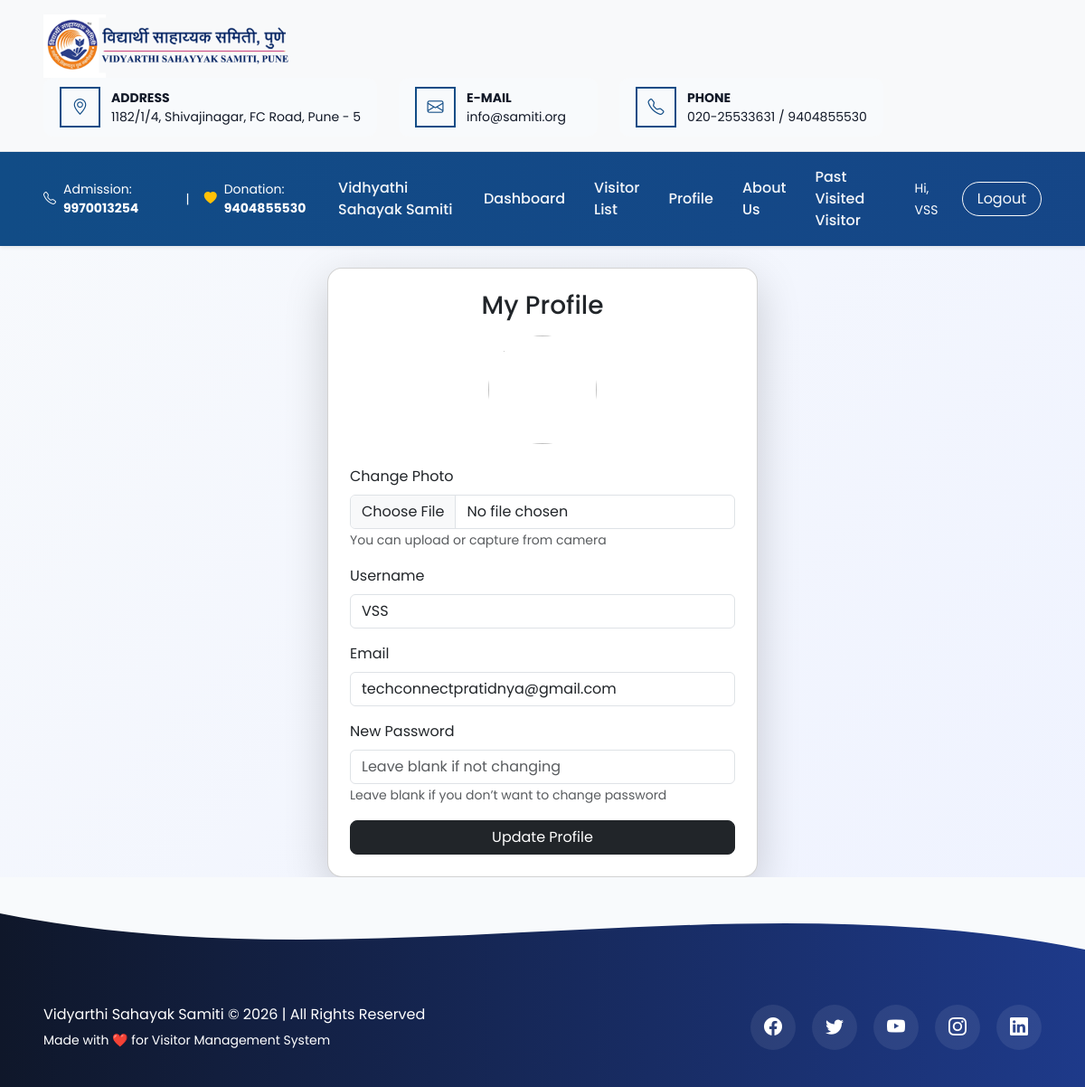
Page /profile/ (signed in) on the committed database.
### visitors/models.py (models this page shows)
class CustomUser(AbstractUser):
    ROLE_CHOICES = (
        ('ADMIN', 'Admin'),
        ('STAFF', 'Staff'),
        ('SECURITY', 'Security'),
    )
    role = models.CharField(max_length=20, choices=ROLE_CHOICES)
    is_email_verified = models.BooleanField(default=False)

### visitors/views.py (the view, shortened to what this page needs)
# urls.py: path('profile/', views.profile, name='profile'),
@login_required
def profile(request):
    user = request.user
    return render(request, "visitors/profile.html")

### visitors/templates/visitors/profile.html (shortened to what this page needs)
{% extends "visitors/base.html" %}
{% load static %}
{% block content %}
<div class="container mt-4" style="max-width:500px;">
    <div class="card shadow-lg p-4 rounded-4">
        <h3 class="text-center mb-3">My Profile</h3>
        <form method="post" enctype="multipart/form-data">
            <div class="text-center mb-3">
                {% if user.profile.photo %}
                    <img src="{{ user.profile.photo.url }}"
                         class="rounded-circle mb-2"
                         width="120" height="120"
                         style="object-fit:cover;">
                {% else %}
                    <img src="{% static 'images/default.png' %}"
                         class="rounded-circle mb-2"
                         width="120" height="120">
                {% endif %}
            </div>
            <div class="mb-3">
                <label class="form-label">Change Photo</label>
                <input type="file" name="photo"
                       accept="image/*"
                       capture="camera"
                       class="form-control">
                <small class="text-muted">
                    You can upload or capture from camera
                </small>
            </div>
            <div class="mb-3">
                <label class="form-label">Username</label>
                <input type="text"
                       name="username"
                       class="form-control"
                       value="{{ user.username }}"
                       required>
            </div>
            <div class="mb-3">
                <label class="form-label">Email</label>
                <input type="email"
                       name="email"
                       class="form-control"
                       value="{{ user.email }}"
                       required>
            </div>
            <div class="mb-3">
                <label class="form-label">New Password</label>
                <input type="password"
                       name="password"
                       class="form-control"
                       placeholder="Leave blank if not changing">
                <small class="text-muted">
                    Leave blank if you don’t want to change password
                </small>
            </div>
            <button class="btn btn-dark w-100 rounded-3">
                Update Profile
            </button>
        </form>
    </div>
</div>
{% endblock %}

### visitors/templates/visitors/base.html (shortened to what this page needs)
{% load static %}
<!DOCTYPE html>
<html lang="en">
<head>
    <link href="https://cdn.jsdelivr.net/npm/bootstrap@5.3.2/dist/css/bootstrap.min.css" rel="stylesheet">
    <link rel="stylesheet" href="https://cdn.jsdelivr.net/npm/bootstrap-icons@1.11.3/font/bootstrap-icons.css">
    <link rel="stylesheet" href="{% static 'visitors/css/base.css' %}">
</head>
<body>
<div class="header-section py-3 bg-light">
    <div class="container-fluid px-5 d-flex justify-content-between align-items-center flex-wrap">
        <div class="d-flex align-items-center">
            <img src="{% static 'visitors/images/samiti-logo-web.png' %}" height="70">
        </div>
        <div class="contact-boxes d-flex align-items-center gap-4">
            <div class="contact-item d-flex align-items-center">
                <div class="icon-box">
                    <i class="bi bi-geo-alt"></i>
                </div>
                <div class="contact-text">
                    <strong>ADDRESS</strong><br>
                    1182/1/4, Shivajinagar, FC Road, Pune - 5
                </div>
            </div>
            <div class="contact-item d-flex align-items-center">
                <div class="icon-box">
                    <i class="bi bi-envelope"></i>
                </div>
                <div class="contact-text">
                    <strong>E-MAIL</strong><br>
                    info@samiti.org
                </div>
            </div>
            <div class="contact-item d-flex align-items-center">
                <div class="icon-box">
                    <i class="bi bi-telephone"></i>
                </div>
                <div class="contact-text">
                    <strong>PHONE</strong><br>
                    020-25533631 / 9404855530
                </div>
            </div>
        </div>
    </div>
</div>
<nav class="navbar navbar-expand-lg navbar-dark main-navbar shadow-sm py-2">
    <div class="container-fluid px-5 align-items-center">
        <div class="navbar-info text-white small d-none d-lg-flex align-items-center">
            <i class="bi bi-telephone me-2"></i>
            <span>Admission: <strong>9970013254</strong></span>
            <span class="mx-3">|</span>
            <i class="bi bi-heart-fill me-2 text-warning"></i>
            <span>Donation: <strong>9404855530</strong></span>
        </div>
        <div class="collapse navbar-collapse justify-content-end" id="navbarNav">
            <ul class="navbar-nav align-items-lg-center gap-lg-3">
                {% if user.is_authenticated %}
                   <a class="nav-link"
   href="https://samiti.org/en/"
   target="_blank">
    Vidhyathi Sahayak Samiti
</a>
                    <li class="nav-item">
                        <a class="nav-link" href="{% url 'dashboard' %}">Dashboard</a>
                    </li>
                    <li class="nav-item">
                        <a class="nav-link" href="{% url 'visitor_list' %}">Visitor List</a>
                    </li>
                    <li class="nav-item">
                        <a class="nav-link" href="{% url 'profile' %}">Profile</a>
                    </li>
                    <li class="nav-item">
    <a class="nav-link" href="{% url 'about' %}">About Us</a>
</li>
<li class="nav-item">
    <a class="nav-link" href="#">Past Visited Visitor</a>
</li>
                    <li class="nav-item">
                        <span class="navbar-text text-white small">
                            Hi, {{ user.first_name|default:user.username }}
                        </span>
                    </li>
                    <li class="nav-item">
                        <a class="btn btn-outline-light px-3 ms-lg-2"
                           href="{% url 'logout' %}">
                           Logout
                        </a>
                    </li>
                {% endif %}
            </ul>
        </div>
    </div>
</nav>
<main class="main-content">
    {% block content %}
    {% endblock %}
</main>
<footer class="main-footer">
    <div class="footer-wave">
        <svg viewBox="0 0 1440 100" preserveAspectRatio="none">
            <path d="M0,40 C480,120 960,0 1440,80 L1440,0 L0,0 Z"></path>
        </svg>
    </div>
    <div class="footer-content container-fluid px-5">
        <div class="footer-left">
            <p class="mb-1">
                Vidyarthi Sahayak Samiti © 2026 | All Rights Reserved
            </p>
            <small>Made with ❤️ for Visitor Management System</small>
        </div>
        <div class="social-icons">
    <a href="https://www.facebook.com/VidyarthiSahayakSamiti/" target="_blank" rel="noopener noreferrer">
        <i class="bi bi-facebook"></i>
    </a>
    <a href="https://x.com/SamitiOfficial" target="_blank" rel="noopener noreferrer">
        <i class="bi bi-twitter"></i>
    </a>
    <a href="https://www.youtube.com/channel/UC2Eo8WW7qWz7ki2QyPR5NxA" target="_blank" rel="noopener noreferrer">
        <i class="bi bi-youtube"></i>
    </a>
    <a href="https://www.instagram.com/vidyarthi_sahayyak_samiti?igshid=YmMyMTA2M2Y%3D" target="_blank" rel="noopener noreferrer">
        <i class="bi bi-instagram"></i>
    </a>
    <a href="https://www.linkedin.com/company/vidyarthi-sahayyak-samiti-pune/" target="_blank" rel="noopener noreferrer">
        <i class="bi bi-linkedin"></i>
    </a>
</div>
    </div>
</footer>
</body>
</html>

### visitors/static/visitors/css/base.css (style rules this page uses)
:root { --bg-main: linear-gradient(135deg, #f8fafc, #eef2ff); --text-color: #111827; --card-bg: #ffffff; }
html { height: 100%; }
body { min-height: 100vh; display: flex; flex-direction: column; }
body { font-family: 'Poppins', sans-serif; margin: 0; padding: 0; overflow-x: hidden; display: flex; flex-direction: column; background: var(--bg-main); color: var(--text-color); animation: pageFade 0.8s ease-in-out; transition: 0.4s ease; }
.main-footer { margin-top: auto; flex-shrink: 0; background: linear-gradient(90deg, #0f172a, #1e3a8a); color: #ffffff; position: relative; overflow: hidden; }
a { text-decoration: none; transition: 0.3s ease; }
.header-section { background: #ffffff; border-bottom: 1px solid #e5e7eb; box-shadow: 0 2px 15px rgba(0,0,0,0.05); }
.contact-boxes { display: flex; align-items: center; gap: 35px; font-size: 14px; }
.contact-item { display: flex; align-items: center; min-width: 220px; background: #f8fafc; padding: 10px 18px; border-radius: 12px; transition: 0.3s ease; }
.icon-box { width: 45px; height: 45px; border: 2px solid #114c86; display: flex; align-items: center; justify-content: center; margin-right: 12px; color: #114c86; font-size: 18px; transition: 0.3s ease; }
.main-navbar { background: linear-gradient(270deg, #0f172a, #1e3a8a, #114c86); background-size: 600% 600%; animation: gradientMove 8s ease infinite; padding: 10px 0; position: sticky; top: 0; z-index: 1000; backdrop-filter: blur(8px); }
.main-navbar .nav-link { color: rgba(255,255,255,0.95) !important; padding: 8px 14px; font-weight: 500; position: relative; }
.main-navbar .nav-link::after { content: ""; position: absolute; left: 0; bottom: 0; width: 0%; height: 2px; background: #ff6a00; transition: 0.3s ease; }
.btn-outline-light { border-radius: 25px; padding: 6px 18px; transition: 0.3s ease; }
.main-footer { margin-top: auto; background: linear-gradient(90deg, #0f172a, #1e3a8a); color: #ffffff; position: relative; overflow: hidden; }
.footer-wave svg { width: 100%; height: 100px; animation: waveMove 6s ease-in-out infinite alternate; }
.footer-content { display: flex; justify-content: space-between; align-items: center; padding: 40px 8%; flex-wrap: wrap; }
.social-icons { display: flex; gap: 18px; }
.social-icons a { width: 50px; height: 50px; border-radius: 50%; background: rgba(255,255,255,0.08); display: flex; align-items: center; justify-content: center; font-size: 20px; color: #ffffff; transition: 0.3s ease; }
.navbar { position: sticky; top: 0; z-index: 999; transition: 0.3s; }

### rows in the picture
CustomUser: first_name "VSS", username "VSS", email "techconnectpratidnya@gmail.com"
